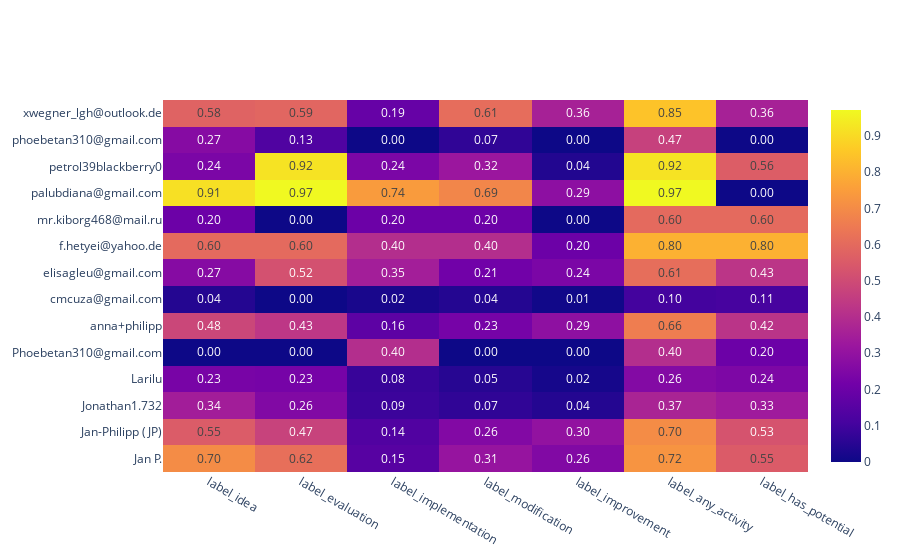

Notebook source saved alongside this figure:
### Code cell
label_stats.plot_label_counts_by_labeller()
